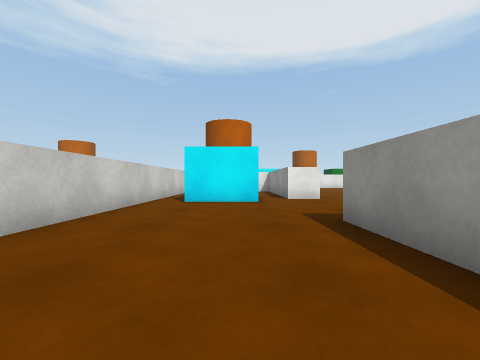
view 1 (above)

24 first-person views from a walk through a scene from a Unity 3-D project. The camera is 0.59 m above the floor, looks level and sees 90° across. The floor is counted in squares, 1 m on a side. Each view is taken from the middle of a square. On the plan, view 1 faces up. The plan holds only what a view shows up to about 9 squares ahead; the rest is blank. The place goes on beyond the plan. Surface patterns are stand-ins for the level's own textures.

view 2
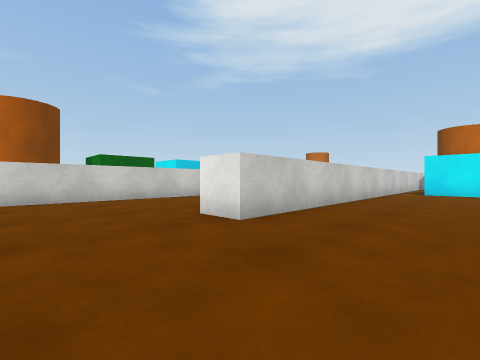

view 3
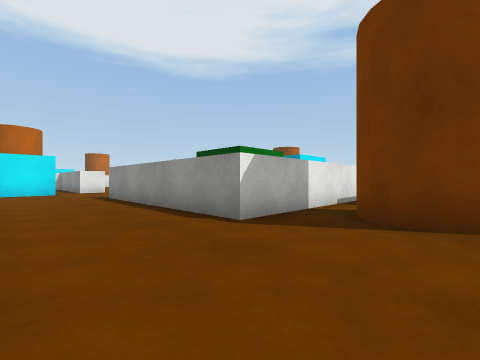

view 4
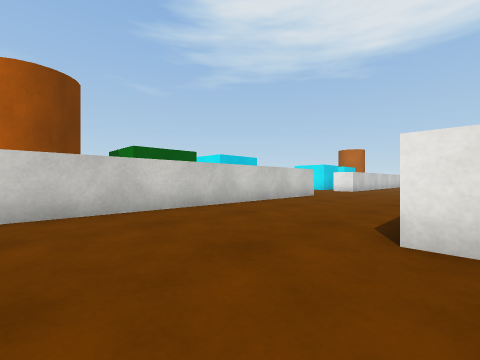

view 5
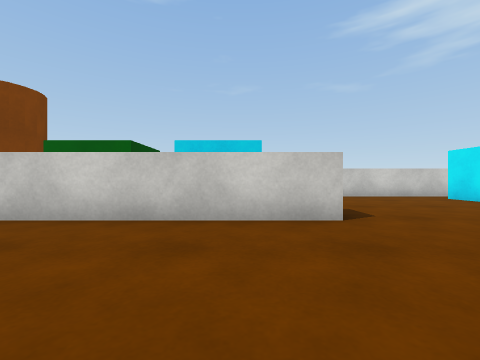

view 6
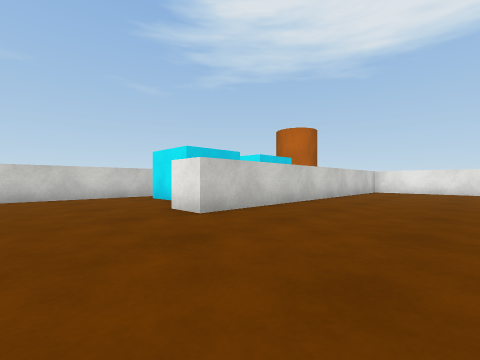

view 7
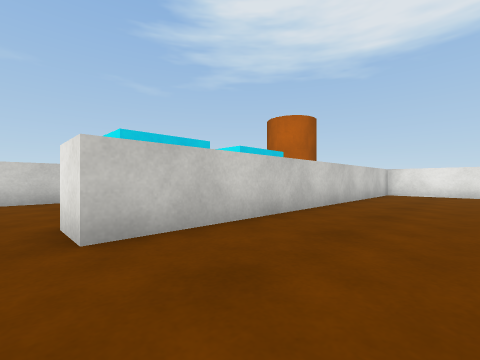

view 8
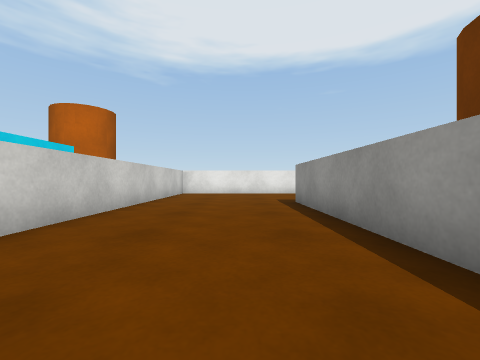

view 9
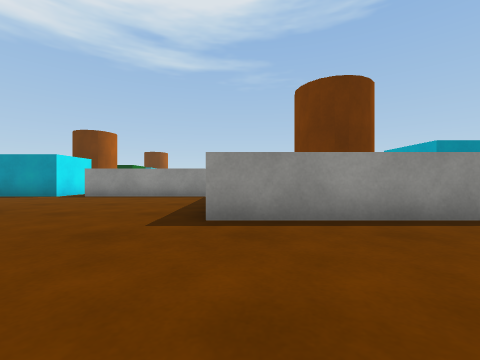

view 10
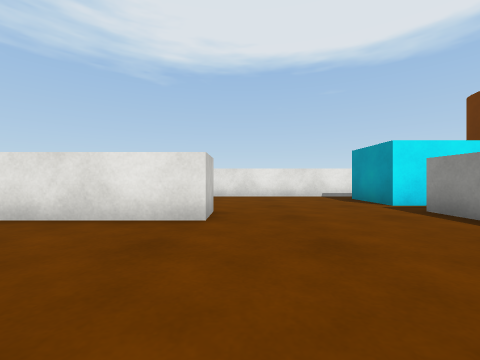

view 11
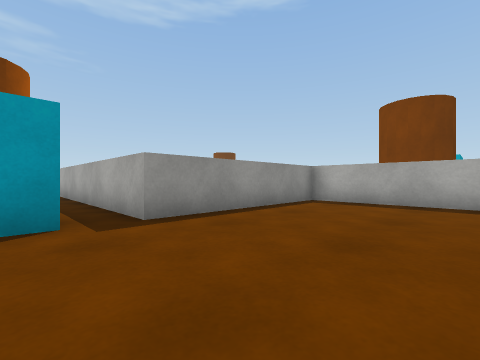

view 12
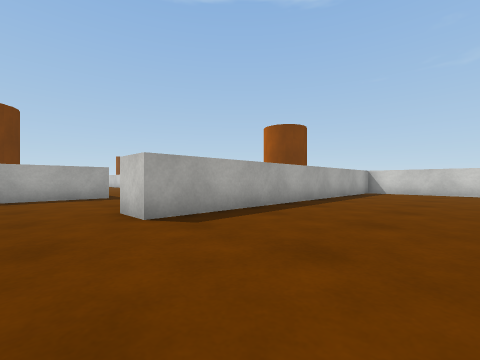

view 13
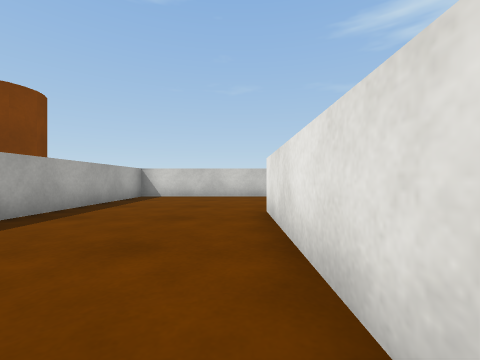

view 14
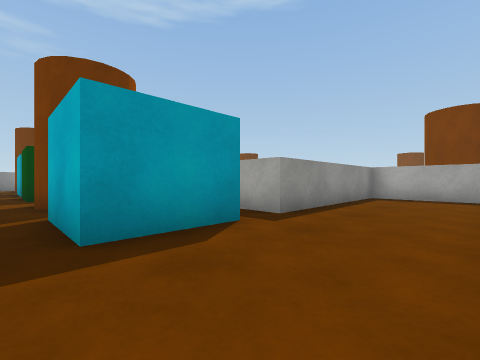

view 15
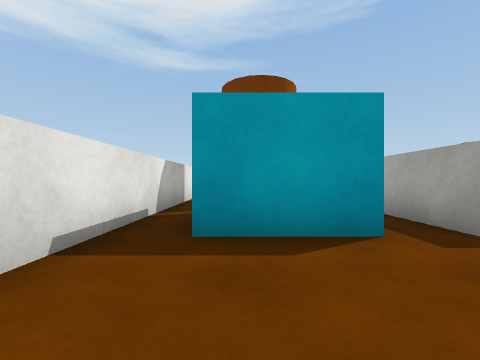

view 16
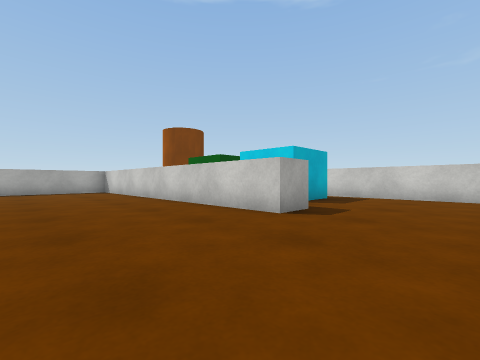

view 17
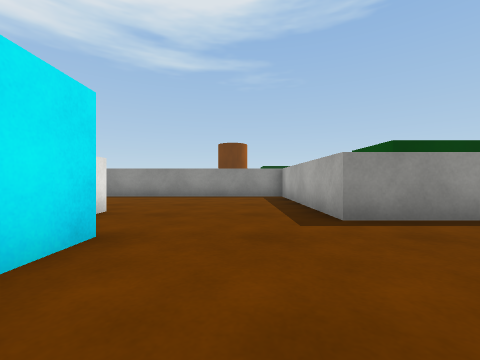

view 18
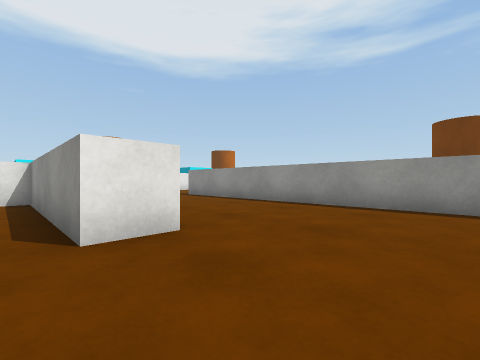

view 19
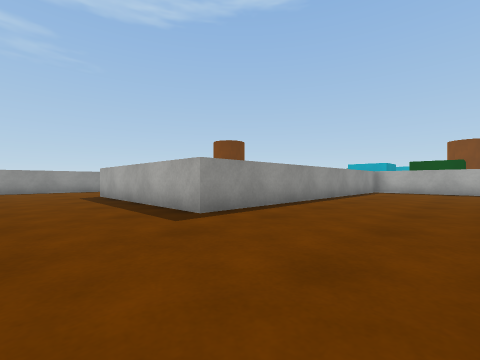

view 20
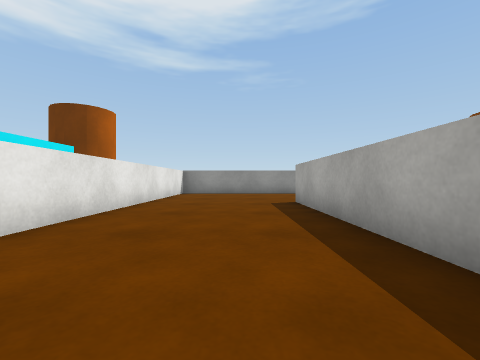

view 21
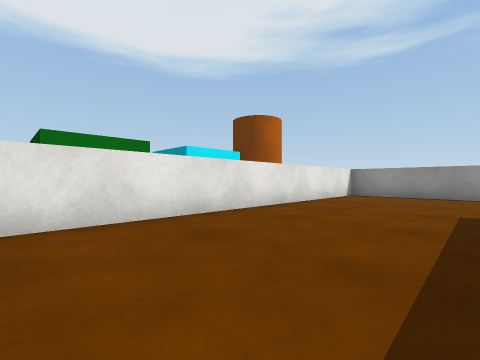

view 22
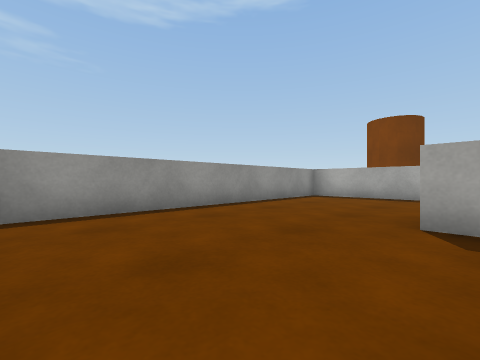

view 23
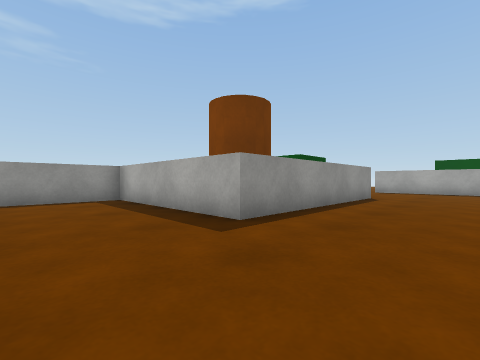

view 24
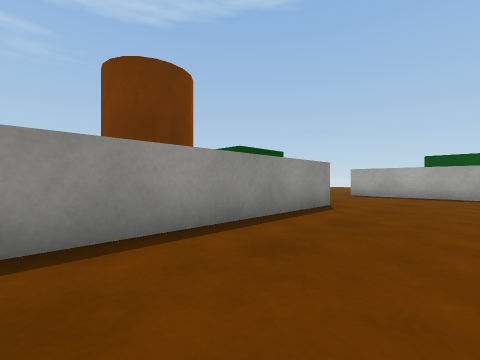

### Floor plan
Points are (right, up) in squares from view 1. A wall is a line through its corners. A room is listed if a view was taken in it or the views show most of it. See-through windows are left out.
Room 1 (views 1, 2, 3, 4, 5, 6, 7, 8, 9, 10, 11, 12, 13, 14, 15, 16, 17, 18, 19, 20, 21, 22, 23, 24)
walls: (2.5, 7.5) (1.5, 7.5) (1.5, 12.5) (1, 12.5); (-2.5, 9) (-2.5, -2.5) (-3.5, -2.5); (-3.5, 8.5) (-3.5, 13.5) (1.5, 13.5) (1.5, 18.5) (8.5, 18.5); (-8.5, 3.5) (-7.5, 3.5) (-7.5, -5); (11.5, 2.5) (11.5, 8.5) (16.5, 8.5) (16.5, 17.5) (7, 17.5); (6.2, -2.5) (1.5, -2.5) (1.5, 3.5) (6.5, 3.5) (6.5, 13.5) (12.5, 13.5); (9, -1.5) (12.2, -1.5); (-12.5, 9.4) (-12.5, 2); (6.4, 22.5) (-3, 22.5); (-4.5, 22.5) (-8.1, 22.5); (-12.5, 23) (-12.5, 18.5) (-2.5, 18.5) (-2.5, 17.5) (-7.5, 17.5) (-7.5, 7.5) (-8.5, 7.5)
objects: brown cylinder (-11, -5) to (-10, -4); green cube (-11, -2) to (-10, -1); cyan cube (-11, 1) to (-10, 2); cyan cube (-11, 9) to (-10, 10); cyan cube (-11, 12) to (-10, 13); brown cylinder (-11, 15) to (-10, 16); cyan cube (-1, 7) to (0, 8); brown cylinder (-1, 10) to (0, 11); cyan cube (2, 20) to (3, 21); brown cylinder (3, -5) to (4, -4); green cube (4, 0) to (5, 1); brown cylinder (5, 20) to (6, 21); other object (7, 0) to (8, 1); green cube (8, 20) to (9, 21); green cube (9, -5) to (10, -4); cyan cube (11, 20) to (12, 21); green cube (14, 2) to (15, 3); brown cylinder (14, 5) to (15, 6); brown cylinder (14, 20) to (15, 21)

Where each view was taken, in squares from view 1:
view 1: 0 up, 0 right, facing up
view 2: 5 down, 0 right, facing up-left
view 3: 5 down, 1 left, facing up-right
view 4: 5 down, 3 left, facing up-left
view 5: 2 up, 4 left, facing left
view 6: 5 up, 4 left, facing up-left
view 7: 7 up, 5 left, facing up-left
view 8: 7 up, 5 left, facing up
view 9: 13 up, 7 left, facing right
view 10: 14 up, 2 left, facing up
view 11: 20 up, 2 left, facing down-right
view 12: 22 up, 1 left, facing down-left
view 13: 22 up, 4 left, facing left
view 14: 22 up, 1 left, facing down-right
view 15: 21 up, 1 left, facing right
view 16: 6 up, 4 left, facing down-left
view 17: 5 up, 2 left, facing right
view 18: 5 up, 1 right, facing up-right
view 19: 16 up, 3 right, facing down-right
view 20: 15 up, 6 right, facing right
view 21: 14 up, 7 right, facing up-right
view 22: 17 up, 12 right, facing down-right
view 23: 11 up, 9 right, facing down-right
view 24: 8 up, 9 right, facing down-right
